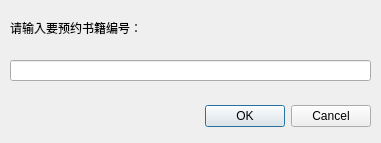
<?xml version="1.0" encoding="UTF-8"?>
<ui version="4.0">
 <class>BookingBord</class>
 <widget class="QDialog" name="BookingBord">
  <property name="geometry">
   <rect>
    <x>0</x>
    <y>0</y>
    <width>381</width>
    <height>143</height>
   </rect>
  </property>
  <property name="windowTitle">
   <string>Dialog</string>
  </property>
  <widget class="QDialogButtonBox" name="buttonBox">
   <property name="geometry">
    <rect>
     <x>20</x>
     <y>100</y>
     <width>351</width>
     <height>32</height>
    </rect>
   </property>
   <property name="orientation">
    <enum>Qt::Horizontal</enum>
   </property>
   <property name="standardButtons">
    <set>QDialogButtonBox::Cancel|QDialogButtonBox::Ok</set>
   </property>
  </widget>
  <widget class="QLabel" name="label">
   <property name="geometry">
    <rect>
     <x>10</x>
     <y>20</y>
     <width>241</width>
     <height>16</height>
    </rect>
   </property>
   <property name="text">
    <string>请输入要预约书籍编号：</string>
   </property>
  </widget>
  <widget class="QLineEdit" name="lineEdit">
   <property name="geometry">
    <rect>
     <x>10</x>
     <y>60</y>
     <width>361</width>
     <height>21</height>
    </rect>
   </property>
   <property name="alignment">
    <set>Qt::AlignCenter</set>
   </property>
  </widget>
 </widget>
 <resources/>
 <connections>
  <connection>
   <sender>buttonBox</sender>
   <signal>accepted()</signal>
   <receiver>BookingBord</receiver>
   <slot>accept()</slot>
   <hints>
    <hint type="sourcelabel">
     <x>248</x>
     <y>254</y>
    </hint>
    <hint type="destinationlabel">
     <x>157</x>
     <y>274</y>
    </hint>
   </hints>
  </connection>
  <connection>
   <sender>buttonBox</sender>
   <signal>rejected()</signal>
   <receiver>BookingBord</receiver>
   <slot>reject()</slot>
   <hints>
    <hint type="sourcelabel">
     <x>316</x>
     <y>260</y>
    </hint>
    <hint type="destinationlabel">
     <x>286</x>
     <y>274</y>
    </hint>
   </hints>
  </connection>
 </connections>
</ui>
